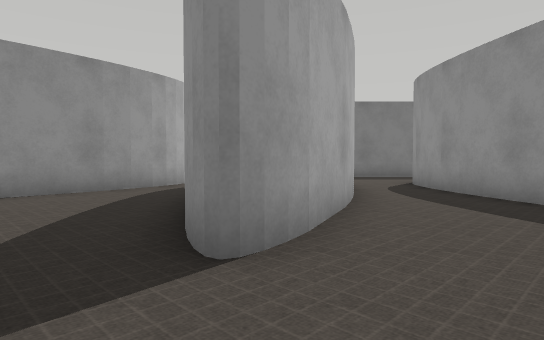
View 1 (above)

24 first-person views from a walk through a robot-simulator world made for Webots. The camera is 0.72 m above the floor, tilts 2° down and sees 75° across. The floor is counted in squares, 1 m on a side. Each view is taken from the middle of a square. On the plan, view 1 faces up. The plan holds only what a view shows up to about 11 squares ahead; the rest is blank. The place goes on beyond the plan. Robots are left out. Simple shapes and patterns stand in for the simulator's stock objects.

View 2
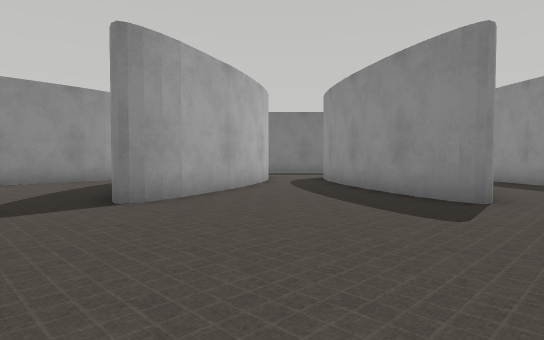

View 3
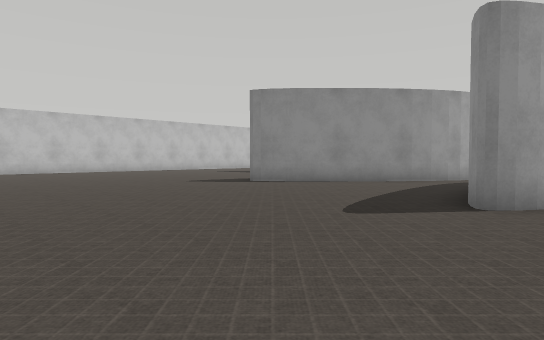

View 4
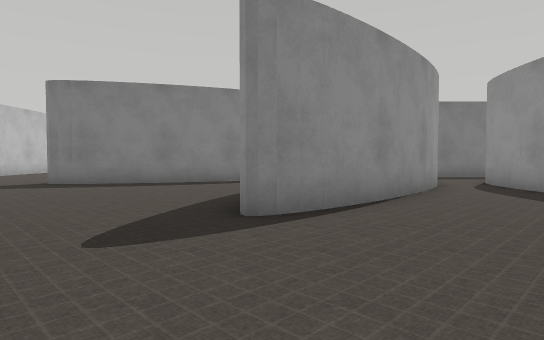

View 5
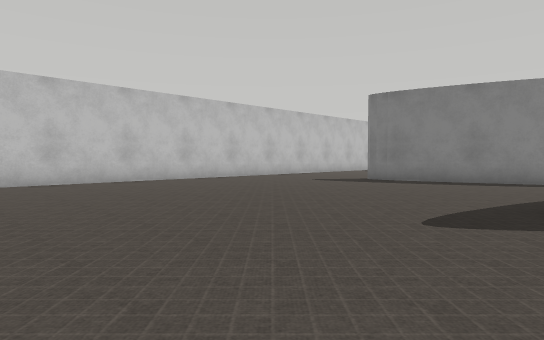

View 6
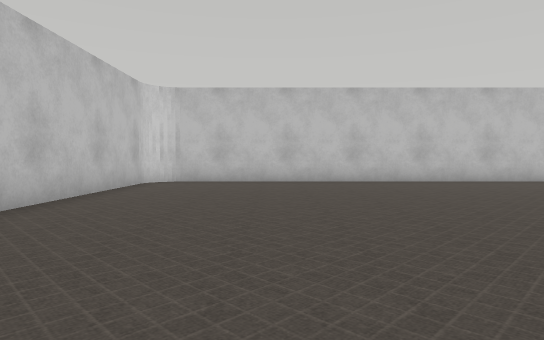

View 7
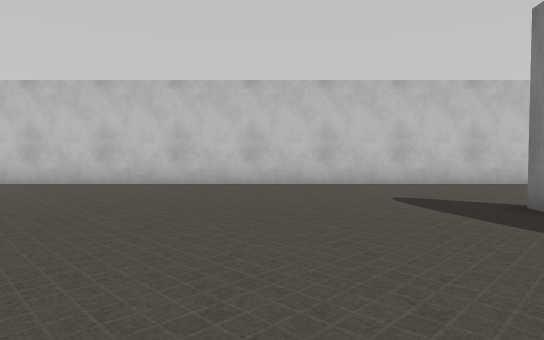

View 8
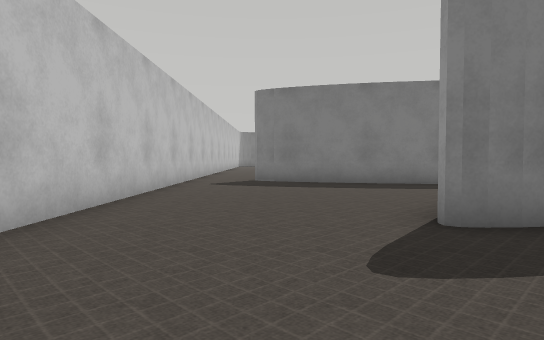

View 9
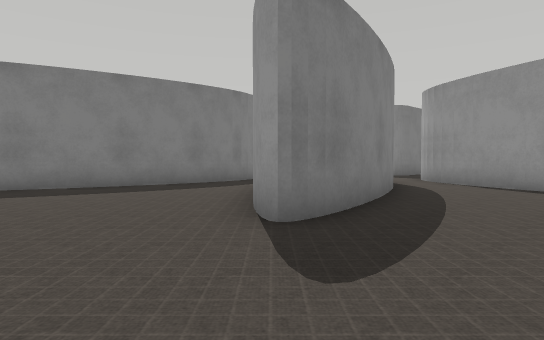

View 10
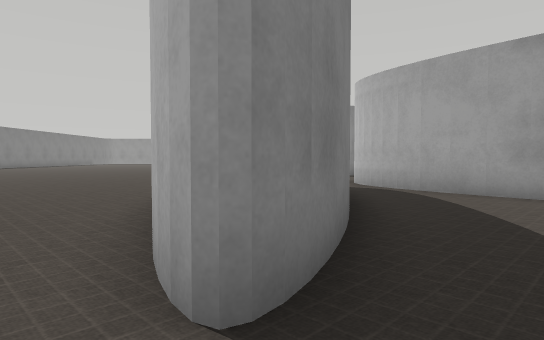

View 11
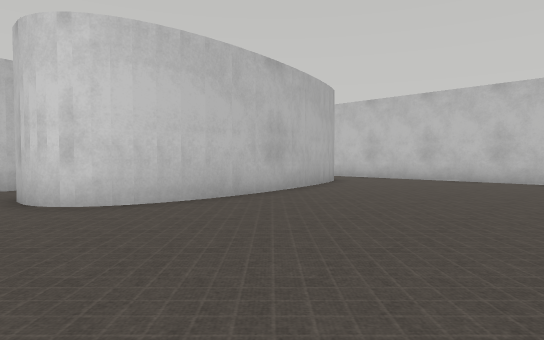

View 12
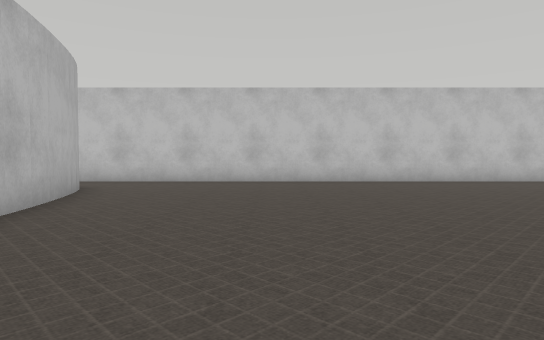

View 13
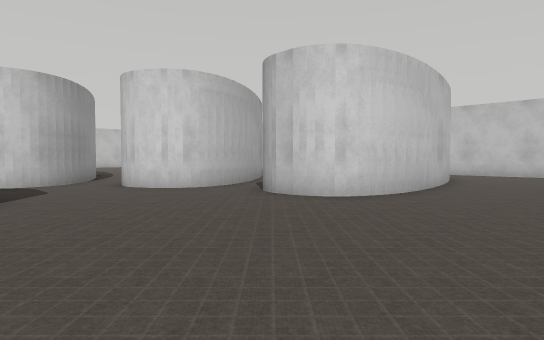

View 14
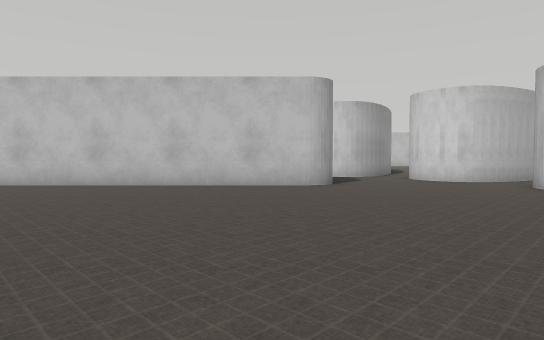

View 15
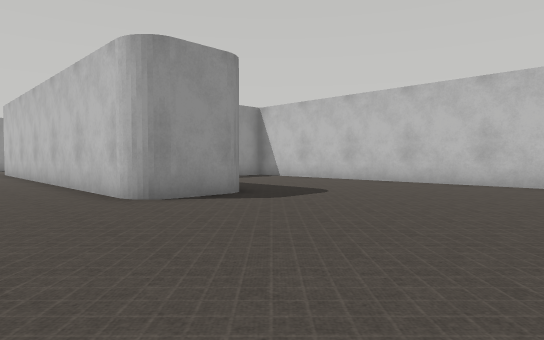

View 16
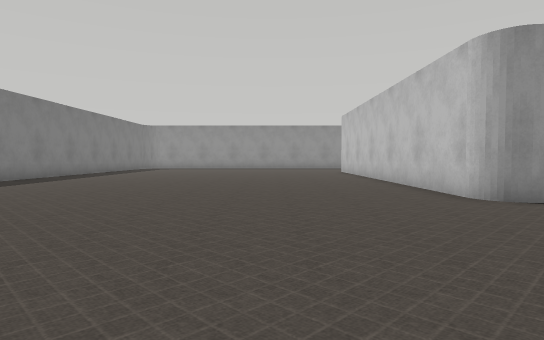

View 17
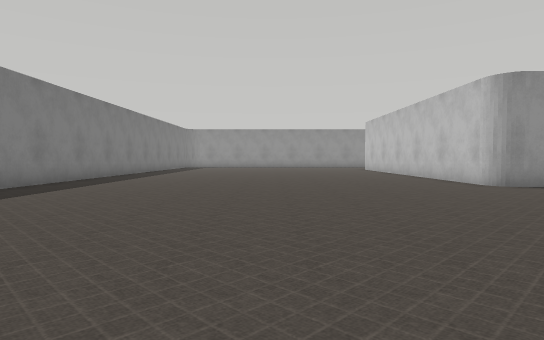

View 18
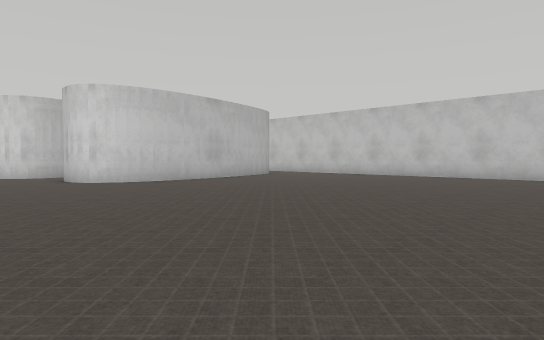

View 19
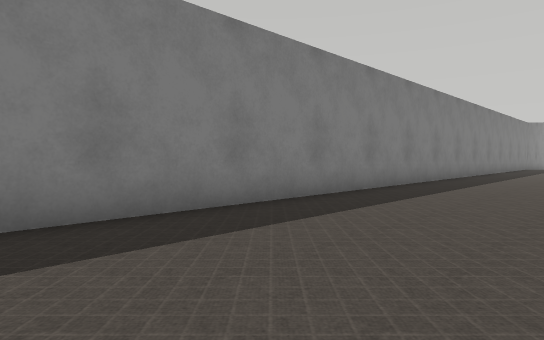

View 20
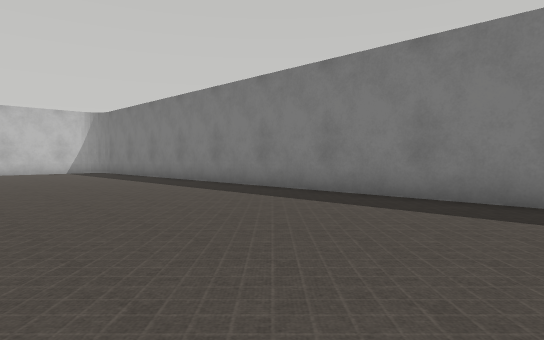

View 21
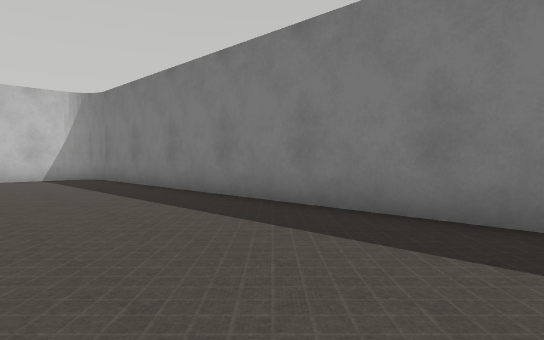

View 22
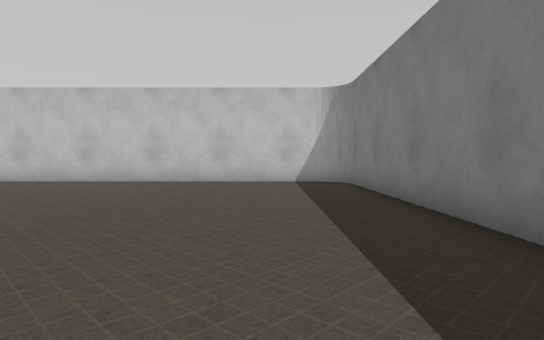

View 23
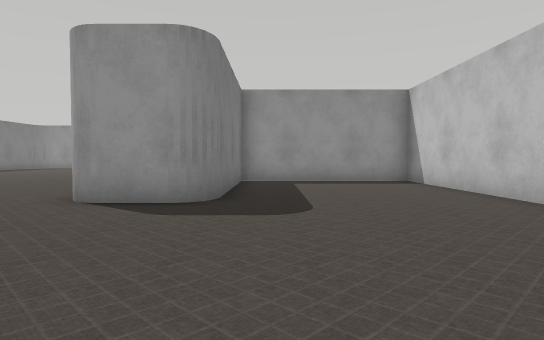

View 24
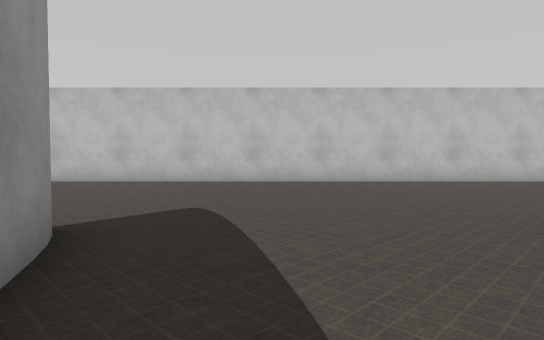

### Floor plan
Points are (right, up) in squares from view 1. A wall is a line through its corners. A room is listed if a view was taken in it or the views show most of it. See-through windows are left out.
Room 1 (views 1, 2, 3, 4, 5, 6, 7, 8, 9, 10, 24)
walls: (-5.8, 5.3) (-7, 4.4); (-6.6, 8.2) (-6, 9.8) (-5.5, 10.8); (-3.5, 7.7) (-5.8, 5.2); (-0.6, 2.7) (-0.9, 3.6); (-1.4, 7.2) (-1.3, 8.7); (0.4, 3.5) (-0.1, 2.7); (-2.8, 8.8) (-3.6, 7.7); (-1.3, 8.6) (-1.2, 9.6); (-2.5, 9.5) (-2.9, 8.7); (-5.2, -4.6) (9.8, -4.6); (-5.5, 10.7) (-5.2, 11.1); (-2.4, 9.9) (-2.6, 9.5); (1.4, 5.8) (0.3, 3.4); (-9.5, 10.3) (-12, 9.7); (-7.7, 11) (-9.6, 10.3); (-11.9, 9.7) (-12.9, 9.6); (1.8, 7.6) (1.3, 5.7); (-13.1, 10.1) (-12.6, 10.8); (4.2, 5.1) (3.7, 7.3); (3.8, 7.1) (3.7, 8.5); (-11.1, 12.4) (-9.3, 13.9); (4.9, 3) (4.1, 5.2); (5, 2.7) (4.8, 3.2); (3.7, 8.3) (3.8, 9.3); (-9.3, 13.8) (-8.4, 14.4); (-8.5, 14.3) (-7.9, 14.5); (-8.1, 14.4) (-7.6, 14.6); (-7.8, 14.6) (-7.3, 14.7); (-9, 15.6) (-9.6, 15.6); (-9.5, 15.6) (-10.9, 15.7); (-16.9, -4.6) (-11.6, -4.6); (-10.8, 15.6) (-12.9, 16.1); (-12.8, 16) (-14.5, 16.6); (9, 6.1) (8.7, 7.8); (-14.4, 16.5) (-15.3, 17); (-17.6, 18.5) (-17.6, -3.9)
ways out: opening at (-16.5, 17.5) to room 2; opening at (-8, 15) to room 2; opening at (-2, 10) to room 2; opening at (3, 9) to room 2
Room 2 (views 11, 12, 13, 14, 15, 16, 17, 18, 19, 20, 21, 22, 23)
walls: (-8.4, 18.7) (-7.9, 18.5); (5.2, 23.5) (11.5, 23.5); (4.6, 21.5) (4.6, 22.9); (-8.8, 18.8) (-8.3, 18.7); (-7.1, 17.5) (-7.1, 16.9); (-9.6, 18.9) (-8.6, 18.7); (-2, 15.8) (9.9, 15.8) (9.9, 20.9) (5.2, 20.9); (-10.3, 18.8) (-9.5, 18.8); (-13.5, 18.2) (-10.1, 18.9); (-14.6, 17.9) (-13.4, 18.2); (-5.3, 11) (-4.9, 11.4); (-15.3, 17.5) (-14.4, 17.9); (7.5, 35.2) (-16.9, 35.2); (10.1, 35.2) (9.6, 35.2); (3.8, 9.3) (3.9, 9.8); (-17.6, 34.5) (-17.6, 18.5)
ways out: opening at (-16.5, 17.5) to room 1; opening at (-8, 15) to room 1; opening at (-2, 10) to room 1; opening at (3, 9) to room 1

Positions as (right, up) in squares from view 1, and headings:
1: (0, 0), facing up
2: (2, -3), facing up
3: (1, -3), facing up-left
4: (-7, 0), facing up
5: (-7, -1), facing up-left
6: (-7, -1), facing left
7: (-8, 6), facing left
8: (-15, 6), facing up
9: (-16, 7), facing up-right
10: (-17, 17), facing right
11: (-6, 24), facing down-left
12: (-7, 22), facing left
13: (-2, 22), facing down-left
14: (-1, 25), facing down
15: (-1, 26), facing down-right
16: (-1, 27), facing right
17: (-4, 29), facing right
18: (-4, 29), facing down-left
19: (-4, 31), facing up-right
20: (0, 29), facing up-left
21: (-5, 31), facing up-left
22: (-7, 33), facing left
23: (-1, 20), facing right
24: (3, 6), facing down
